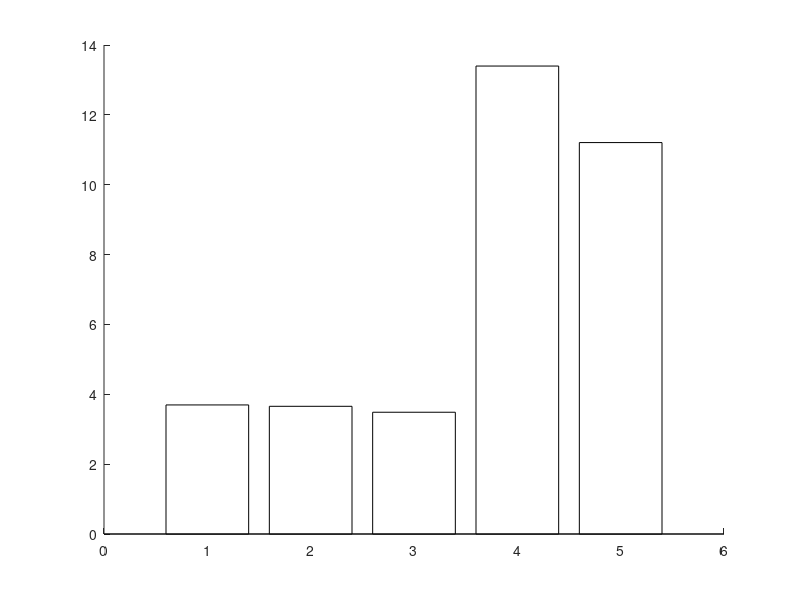

Here is the MATLAB script that generated this plot: (Note: this script raises an error after producing the figure.)
clear();
Ds = {};
%%
d.machine = 'TH2B';
d.case = 'VES, DMR_480_HLLEpp, nolim';
d.commit = '3810dd9592bcf2fb1641edfe80d8128db7f72797';
d.testLen = '10 internal';
d.shortname = "VES nolim";
d.ncpu = [1 4 16 1*24 4*24];
d.t = [ ...
    mean([120.999, 120.592,120.596,120.564]),...
    mean([63.988, 63.935 ,63.464,63.747]),...
    mean([32.806,32.896,32.657,32.999]),...
    mean([17.935,17.886,17.860,17.867]),...
    mean([3.18609,...
3.41163,...
3.57943,...
3.67211,...
3.60624,...
3.55656,...
3.45067,...
3.45609,...
3.56142,...
3.65981,...
3.65046,...
3.57219,...
3.52643,...
3.49405,...
3.49625,...
3.54407,...
3.66266,...
3.79282,...
3.87055,...
 3.8801,...
3.83519,...
3.80577,...
3.87276,...
3.91958,...
3.90352,...
3.76739,...
3.64517,...
3.63732,...
3.62783,...
3.64277,...
3.69575,...
 3.8048,...
3.87056,...
3.92684,...
3.96017,...
 3.9536,...
3.91266,...
3.85261,...
 3.8444]),...
    ];
fprintf("%s, perfmax = %g\n",d.case,d.t(end));

spvflop = 10./(d.ncpu.*d.t);

plot(d.ncpu,spvflop/spvflop(1),'o','DisplayName','FullLim TH2B');
set(gca,'XScale','log');
ylim([0,inf]);
Ds{end + 1} = d;

%%
d.machine = 'TH2B';
d.case = 'DNDS, DMR_480_HLLEpp, nolim';
d.commit = '3810dd9592bcf2fb1641edfe80d8128db7f72797';
d.testLen = '10 internal';
d.shortname = "DNDS nolim";
d.ncpu = [1 4 16 1*24 4*24];
d.t = [ ...
    mean([120.999, 120.592,120.596,120.564]),...
    mean([63.988, 63.935 ,63.464,63.747]),...
    mean([32.806,32.896,32.657,32.999]),...
    mean([17.935,17.886,17.860,17.867]),...
    mean([3.267,...
3.316,...
3.249,...
3.400,...
3.417,...
3.310,...
3.211,...
3.254,...
3.406,...
3.522,...
3.577,...
3.550,...
3.489,...
3.511,...
3.530,...
3.556,...
3.646,...
3.708,...
3.751,...
3.767,...
3.752,...
3.764,...
3.789,...
3.802,...
3.808,...
3.806,...
3.809,...
3.795,...
3.818,...
3.843,...
3.860,...
3.879,...
3.889,...
3.900,...
3.911,...
3.918,...
3.927,...
3.938,...
3.940]),...
    ];
fprintf("%s, perfmax = %g\n",d.case,d.t(end));

spvflop = 10./(d.ncpu.*d.t);

plot(d.ncpu,spvflop/spvflop(1),'o','DisplayName','FullLim TH2B');
set(gca,'XScale','log');
ylim([0,inf]);
Ds{end + 1} = d;
%%
d.machine = 'TH2B';
d.case = 'DNDS2D, DMR_480_HLLEpp, nolim';
d.commit = '3810dd9592bcf2fb1641edfe80d8128db7f72797';
d.testLen = '10 internal';
d.shortname = "DNDS2D nolim";
d.ncpu = [1 4 16 1*24 4*24];
d.t = [ ...
    mean([120.999, 120.592,120.596,120.564]),...
    mean([63.988, 63.935 ,63.464,63.747]),...
    mean([32.806,32.896,32.657,32.999]),...
    mean([17.935,17.886,17.860,17.867]),...
    mean([3.109,...
3.168,...
3.096,...
3.233,...
3.244,...
3.135,...
3.037,...
3.084,...
3.237,...
3.350,...
3.403,...
3.375,...
3.314,...
3.330,...
3.348,...
3.378,...
3.466,...
3.526,...
3.558,...
3.569,...
3.578,...
3.591,...
3.616,...
3.631,...
3.635,...
3.636,...
3.627,...
3.631,...
3.671,...
3.681,...
3.698,...
3.714,...
3.726,...
3.736,...
3.747,...
3.754,...
3.776,...
3.772,...
3.775]),...
    ];
fprintf("%s, perfmax = %g\n",d.case,d.t(end));

spvflop = 10./(d.ncpu.*d.t);

plot(d.ncpu,spvflop/spvflop(1),'o','DisplayName','FullLim TH2B');
set(gca,'XScale','log');
ylim([0,inf]);
Ds{end + 1} = d;
%%
d.machine = 'TH2B';
d.case = 'VES, DMR_480_HLLEpp, limall';
d.commit = '3810dd9592bcf2fb1641edfe80d8128db7f72797';
d.testLen = '10 internal';
d.shortname = "VES fulllim";
d.ncpu = [1 4 16 1*24 4*24];
d.t = [ ...
    mean([120.999, 120.592,120.596,120.564]),...
    mean([63.988, 63.935 ,63.464,63.747]),...
    mean([32.806,32.896,32.657,32.999]),...
    mean([17.935,17.886,17.860,17.867]),...
    mean([  12.5516,...
  12.8265,...
  13.1038,...
  13.2585,...
  13.239,...
  13.2205,...
  13.161,...
  13.1676,...
  13.2867,...
  13.3996,...
   13.3988,...
   13.3229,...
   13.2752,...
   13.2228,...
   13.2368,...
   13.3006,...
   13.4007,...
 13.5225,...
   13.6197,...
   13.6107,...
   13.5469,...
   13.5235,...
   13.5888,...
   13.6311,...
   13.6237,...
   13.4912,...
   13.3791,...
   13.3907,...
   13.3791,...
   13.4023,...
  13.4187,...
   13.5166,...
   13.6028,...
  13.6536,...
   13.6863,...
   13.6992,...
   13.6533,...
   13.5971,...
 13.5957]),...
    ];
fprintf("%s, perfmax = %g\n",d.case,d.t(end));

spvflop = 10./(d.ncpu.*d.t);

plot(d.ncpu,spvflop/spvflop(1),'o','DisplayName','FullLim TH2B');
set(gca,'XScale','log');
ylim([0,inf]);
Ds{end + 1} = d;
%%
d.machine = 'TH2B';
d.shortname = "DNDS2D fulllim";
d.case = 'DNDS2D, DMR_480_HLLEpp, limall';
d.commit = '3810dd9592bcf2fb1641edfe80d8128db7f72797';
d.testLen = '10 internal';
d.ncpu = [1 4 16 1*24 4*24];
d.t = [ ...
    mean([120.999, 120.592,120.596,120.564]),...
    mean([63.988, 63.935 ,63.464,63.747]),...
    mean([32.806,32.896,32.657,32.999]),...
    mean([17.935,17.886,17.860,17.867]),...
    mean([10.117,...
9.842,...
9.932,...
10.190,...
10.068,...
9.715,...
9.640,...
10.003,...
10.462,...
10.903,...
11.091,...
10.926,...
10.555,...
10.642,...
10.822,...
11.052,...
11.275,...
11.412,...
11.442,...
11.412,...
11.342,...
11.364,...
11.545,...
11.675,...
11.768,...
11.829,...
11.850,...
11.890,...
11.933,...
11.976,...
11.987,...
12.009,...
12.014,...
12.023,...
12.040,...
12.040,...
12.066,...
12.094,...
12.101
]),...
    ];
fprintf("%s, perfmax = %g\n",d.case,d.t(end));

spvflop = 10./(d.ncpu.*d.t);

plot(d.ncpu,spvflop/spvflop(1),'o','DisplayName','FullLim TH2B');
set(gca,'XScale','log');
ylim([0,inf]);
Ds{end + 1} = d;

%% DRAW Ds
Names = {};
datas = [];
for i = 1:numel(Ds)
    d = Ds{i};
    datas(end + 1) = d.t(end);
    Names{end + 1} = d.shortname;
end

b = bar(datas,'white','CData',[0,0,0,0,1]);
xticklabels(Names);
ytickformat("%d");
xtips = b.XEndPoints;
ytips = b.YEndPoints;
text(xtips,ytips, string(datas),'HorizontalAlignment','center',...
    'VerticalAlignment','bottom');
ylabel('time(s)');

%%
Total_Lim_Detector = [12.7976,5.148+12.7976-8.629,12.7976-8.629];
Other_LimM_Detector = [Total_Lim_Detector(1)-Total_Lim_Detector(2),Total_Lim_Detector(2)-Total_Lim_Detector(3),Total_Lim_Detector(3)]
Names = ["Others (RHS, Rec, LUSGS)", "Limiter (FULL)", "DisDetector"] + " " + compose("%.1f%%",Other_LimM_Detector/sum(Other_LimM_Detector)*100);

pie(Other_LimM_Detector,Names);
colormap("hot");
%%
Lines = [46819, 20913 - 1627];
Names = ["VES serial", "DNDS"];

b = bar(Lines);
xticklabels(Names);
ytickformat("%d");
xtips = b.XEndPoints;
ytips = b.YEndPoints;
text(xtips,ytips, string(Lines),'HorizontalAlignment','center',...
    'VerticalAlignment','bottom');
ylabel('lines');



